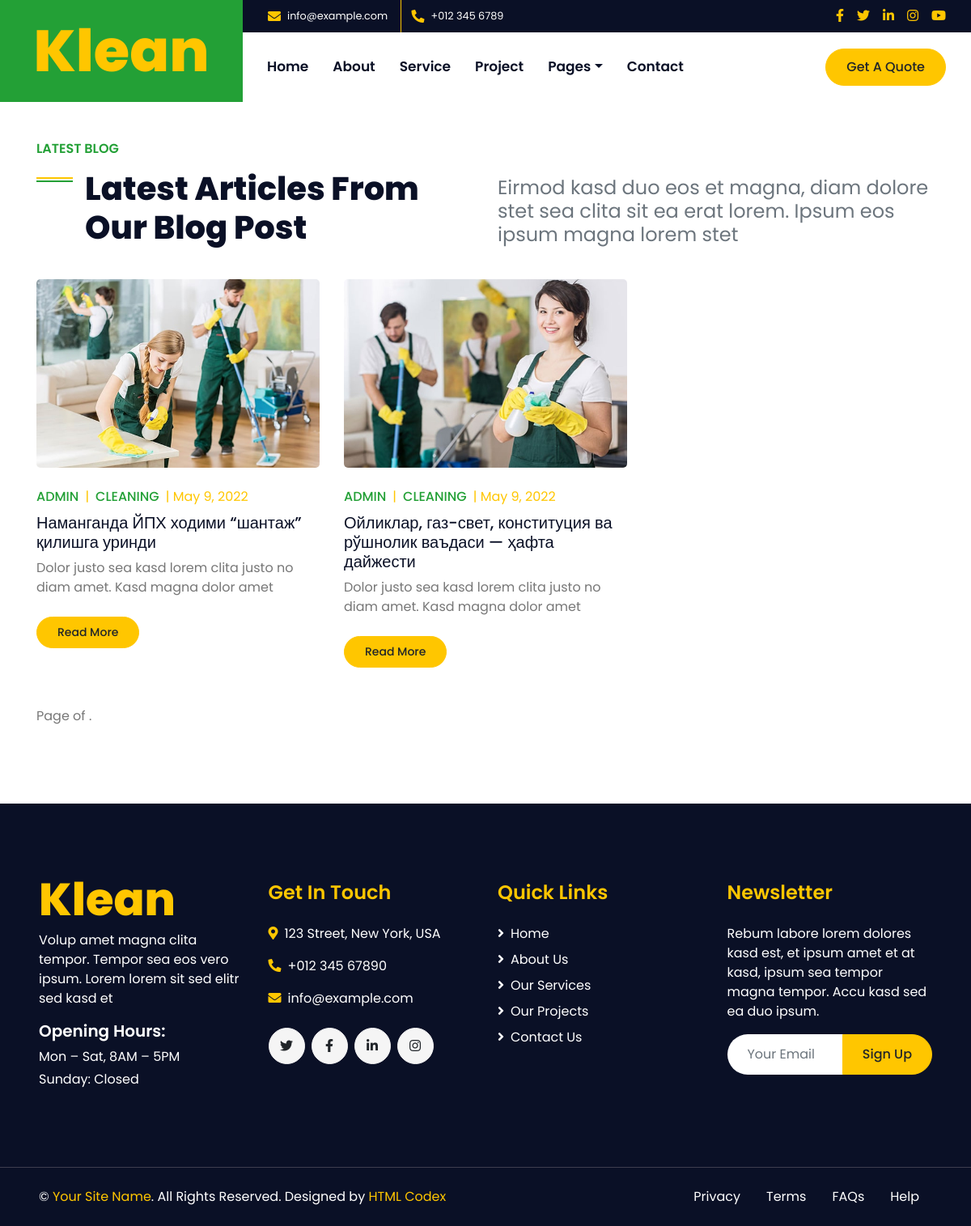
Page /category/2 on the committed database.
### postapp/models.py (models this page shows, shortened)
class Post(models.Model):
    cat_id = models.ForeignKey(Categorya, on_delete=models.SET_NULL, null=True)
    theme = models.CharField(max_length=100, null=True)
    shortText = models.CharField(max_length=255, null=True)
    text = models.TextField(null=True)
    img = models.ImageField(null=True)
    date = models.DateField(null=True)
    view_count = models.IntegerField(default=0, null=True)
    @property
    def get_image(self):
        try:
            return self.img.url
        except:
            return ''

### postapp/views.py (the view)
# urls.py: path('category/<int:id>', category, name='category'),
def category(request, id):
    posts = Post.objects.filter(cat_id=id)
    return render(request, 'category.html',
                  context={
                      'posts': posts
                  }
                  )

### template/category.html (shortened to what this page needs)
{% extends 'base.html' %}
{% load static %}
{% block content %}
    <div class="container-fluid py-5">
        <div class="container">
            <div class="row align-items-end mb-4">
                <div class="col-lg-6">
                    <h6 class="text-secondary font-weight-semi-bold text-uppercase mb-3">Latest Blog</h6>
                    <h1 class="section-title mb-3">Latest Articles From Our Blog Post</h1>
                </div>
                <div class="col-lg-6">
                    <h4 class="font-weight-normal text-muted mb-3">Eirmod kasd duo eos et magna, diam dolore stet sea clita sit ea erat lorem. Ipsum eos ipsum magna lorem stet</h4>
                </div>
            </div>
            <div class="row">
                {% for post in posts %}
                <div class="col-lg-4 col-md-6 mb-5">
                    <div class="position-relative mb-4">
                        <img class="img-fluid rounded w-100" src="{{ post.get_image }}" alt="{{ post.theme }}">
                    </div>
                    <div class="d-flex mb-2">
                        <a class="text-secondary text-uppercase font-weight-medium" href="">Admin</a>
                        <span class="text-primary px-2">|</span>
                        <a class="text-secondary text-uppercase font-weight-medium" href="">Cleaning</a>
                         <span class="text-primary px-2">| {{ post.date }}</span>
                    </div>
                    <h5 class="font-weight-medium mb-2">{{ post.theme }}</h5>
                    <p class="mb-4">{{ post.shortText }}</p>
                    <a class="btn btn-sm btn-primary py-2" href="{% url 'blog_detail' post.id %}">Read More</a>
                </div>
                {% endfor %}
                <div class="col-12">
                        <div class="pagination">
                                <span class="step-links">
                                    <span class="current">
                                        Page {{ posts.number }} of {{ posts.paginator.num_pages }}.
                                    </span>
                                </span>
                            </div>
                </div>
            </div>
        </div>
    </div>
{% endblock content %}

### rows in the picture
Post: get_image (picture), date "May 9, 2022", theme "Наманганда ЙПХ ходими “шантаж” қилишга уринди", shortText "Dolor justo sea kasd lorem clita justo no diam amet. Kasd magna dolor amet"
Post: get_image (picture), date "May 9, 2022", theme "Ойликлар, газ-свет, конституция ва рўшнолик ваъдаси — ҳафта дайжести", shortText "Dolor justo sea kasd lorem clita justo no diam amet. Kasd magna dolor amet"
